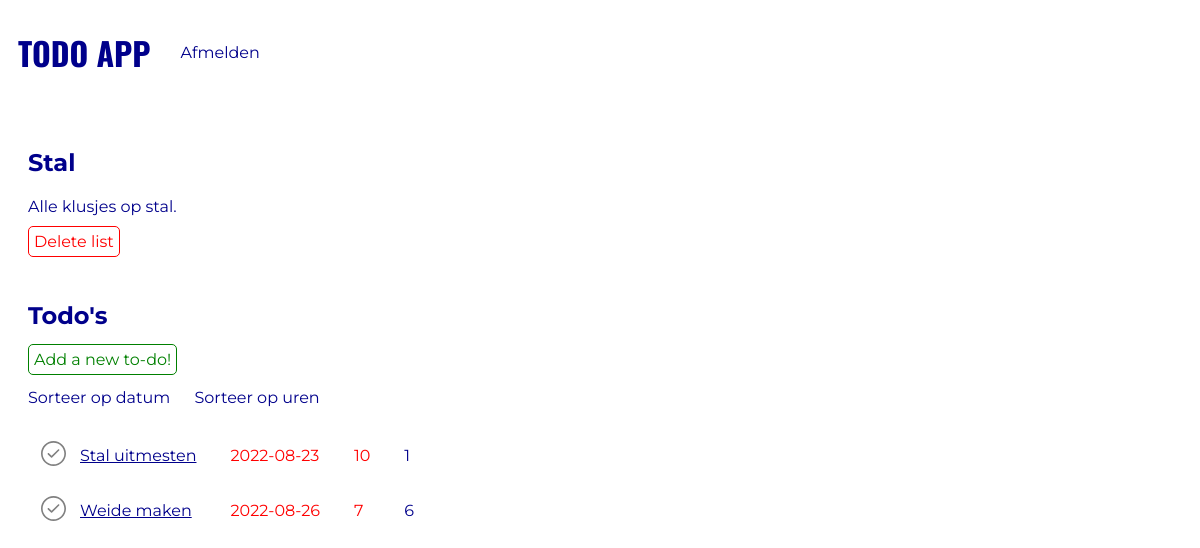
Screenshot of /todo_list.php?list=13 (signed in) with the database file from the repository.
### tables this page shows
CREATE TABLE `todo_lists` (
  `id` int(11) NOT NULL,
  `userId` int(11) NOT NULL,
  `title` varchar(300) NOT NULL,
  `description` varchar(300) NOT NULL
);

CREATE TABLE `tasks` (
  `id` int(11) NOT NULL,
  `userId` int(11) NOT NULL,
  `listId` int(11) NOT NULL,
  `title` varchar(300) NOT NULL,
  `hour` int(11) NOT NULL,
  `date` date DEFAULT NULL,
  `done` tinyint(1) NOT NULL DEFAULT 0,
  `attachment` varchar(255) DEFAULT NULL
);

### classes/TodoList.php (called while the page is built, shortened)
<?php
    class TodoList {
        public static function getListArrayById($id) {
            $conn = Db::getInstance();
            $statement = $conn->prepare("select * from todo_lists where id = :id");
            $statement->bindValue(":id", $id);
            $statement->execute();
            return $statement->fetch(PDO::FETCH_ASSOC);
        }
    }

### classes/Task.php (called while the page is built, shortened)
<?php
class Task
{
    public static function getAllForId($listId, $sort, $order)
    {
        $sanitisedSort = self::whiteList($sort, ["date", "hour"]);
        $sanitisedOrder = self::whiteList(strtolower($order), ["asc", "desc"]);
        $conn = Db::getInstance();
        $statement = $conn->prepare("select * from tasks where listId = :listId order by $sanitisedSort $sanitisedOrder");
        $statement->bindValue(':listId', $listId);
        $statement->execute();
        return $statement->fetchAll(PDO::FETCH_ASSOC);
    }
    public static function getDaysRemaining($deadline){
        $date1 = new DateTime($deadline);
        $interval = $date1->diff(new DateTime());
        return $interval->days;
    }
    public static function getIsPast($deadline){
        $date1 = new DateTime($deadline);
        return $date1 < new DateTime();
    }
    private static function whiteList($input, $allowed)
    {
        $key = array_search($input, $allowed, true);
        if ($key === false) {
            return $allowed[0];
        } else {
            return $input;
        }
    }
}

### todo_list.php (the view, shortened to what this page needs)
<?php
    $listId = $_GET['list'];
    $list = TodoList::getListArrayById($listId);
    $sort = isset($_GET['sort']) ? $_GET['sort'] : 'date';
    $order = isset($_GET['order']) ? $_GET['order'] : 'asc';
    $tasks = Task::getAllForId($listId, $sort, $order);
?><!DOCTYPE html>
<html lang="en">
<head>
    <link rel="stylesheet" href="css/todoList.css?v=<?php echo time(); ?>">
</head>
<body>
    <?php include_once("nav.inc.php"); ?>
    <div class="header">
        <h2><?php echo htmlspecialchars($list['title']); ?></h2>
        <p class="description"><?php echo htmlspecialchars($list['description']); ?></p>
    </div>
    <a href="delete_todo_list.php?list=<?php echo $_GET["list"]; ?>" class="add" id="red">Delete list</a>
    <div class="content">
        <h2>Todo's</h2>
        <div class="task">
            <a href="add_task.php?listId=<?php echo $list['id']; ?>" class="add">Add a new to-do!</a>
        </div>
        <br>
        <a class="sort" href="todo_list.php?list=<?php echo $list['id']; ?>&sort=date&order=asc">Sorteer op datum</a>
        <a class="sort" href="todo_list.php?list=<?php echo $list['id']; ?>&sort=hour&order=desc">Sorteer op uren</a>
        <table class="table">
            <?php if(!empty($tasks)): ?>
                <?php foreach($tasks as $task): ?>
                    <tbody>
                        <tr>
                            <td><a class="doneBtnAnchor" data-task-id="<?php echo $task['id'] ?>" href=""><?php if($task["done"] == 1):?><img src="./images/doneblue.svg" alt=""><?php else:?><img src="./images/donegrey.svg" alt=""><?php endif;?></a></td>
                            <td style="text-decoration: underline"><a href="task.php?task=<?php echo $task["id"]; ?>" class="btn"><?php echo htmlspecialchars($task['title']); ?></a></td>
                            <td><p class="date<?php if(Task::getIsPast($task['date']) == 1): ?>isPast <?php endif; ?>"><?php echo htmlspecialchars($task['date']); ?></p></td>
                            <td><p class="date<?php if(Task::getIsPast($task['date']) == 1): ?>isPast <?php endif; ?>"> <?php echo Task::getDaysRemaining($task['date']); ?></p></td>
                            <td><p class="workhour"> <?php echo $task['hour']; ?></p></td>
                        </tr>
                    </tbody>
                <?php endforeach; ?>
            <?php endif; ?>
        </table>
    </div>
</body>
</html>

### css/todoList.css (style rules this page uses)
* { font-family: 'Montserrat', sans-serif; color: darkblue; }
h2 { margin-left: 20px; margin-top: 50px; margin-bottom: 20px; }
p { margin-left: 30px; }
a { margin-left: 10px; }
.description { margin-left: 20px; }
#red { color: red; }
.dateisPast { color: red; }
.workhour { padding-left: -20px; }
.sort { margin-left: 20px; }
.add { color: green; margin-left: 20px; padding: 5px; border-style: solid; border-width: 1px; border-radius: 5px; }
.table { margin-top: 20px; margin-left: 20px; }

### css/navigation.css (style rules this page uses)
* { list-style: none; text-decoration: none; }

### rows the page displays
todo_lists: title "Stal", description "Alle klusjes op stal."
tasks: done 0 (drawn), title "Stal uitmesten", date "2022-08-23", date "10", hour "1"
tasks: done 0 (drawn), title "Weide maken", date "2022-08-26", date "7", hour "6"
